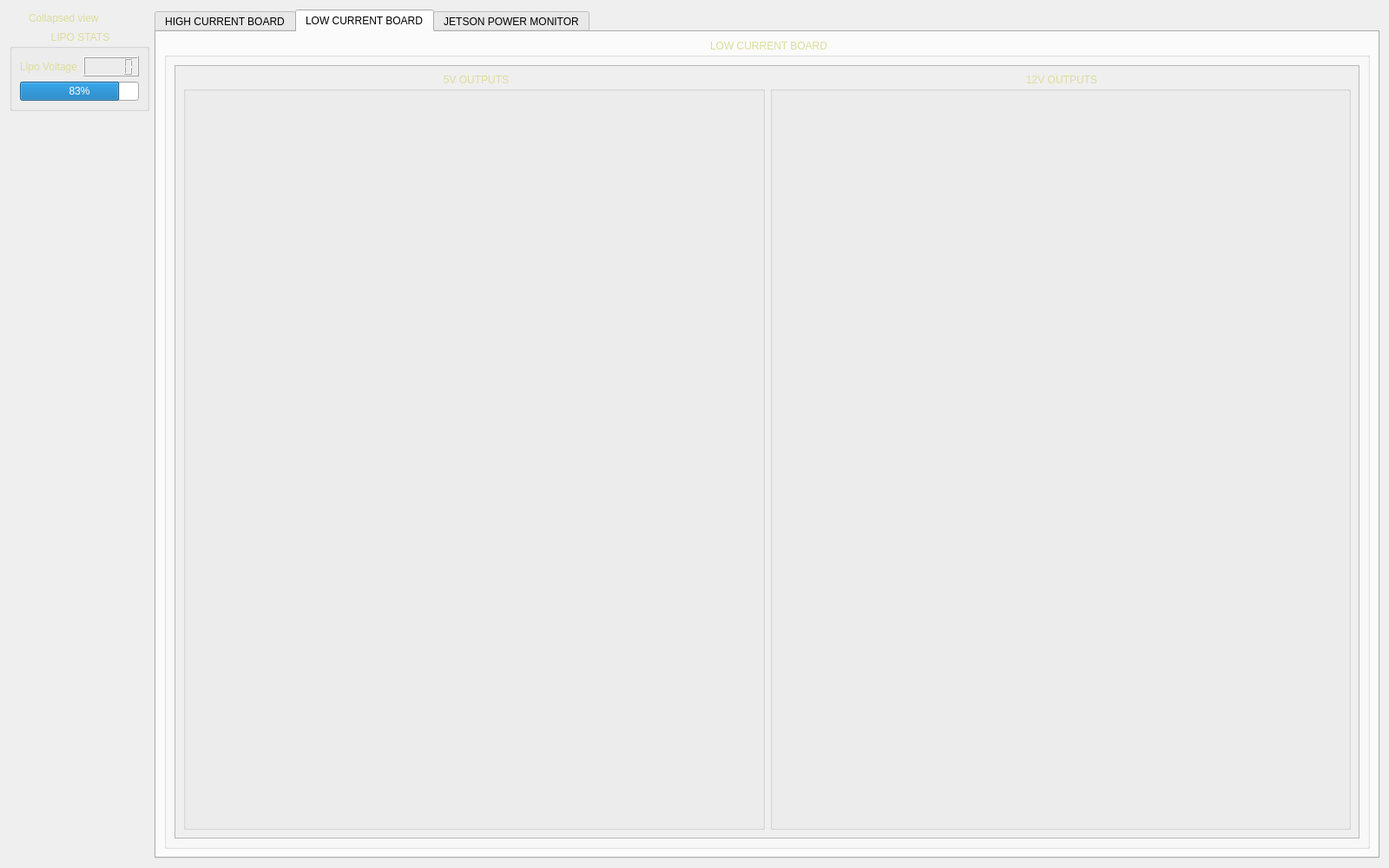
<?xml version="1.0" encoding="UTF-8"?>
<ui version="4.0">
 <class>widget</class>
 <widget class="QWidget" name="widget">
  <property name="enabled">
   <bool>true</bool>
  </property>
  <property name="geometry">
   <rect>
    <x>0</x>
    <y>0</y>
    <width>1600</width>
    <height>1000</height>
   </rect>
  </property>
  <property name="styleSheet">
   <string notr="true">	QWidget{
	background-image: url(:/ta-skin/bg1.gif);
}

QLabel, QCheckBox, QTextEdit, QLineEdit, QGroupBox, QDoubleSpinBox, QSpinBox{
	font: bold 10px, &quot;Segoe UI Black&quot;;
	color: rgb(220, 220, 155);
    background-color: transparent;
}

QProgressBar{
    border-image: url(:/ta-skin/chunk_empty.png) 0 repeat stretch;
    font: 1px, &quot;Segoe UI Black&quot;;
}

QProgressBar::chunk {
    border-image: url(:/ta-skin/chunk_full.png) 0 repeat stretch;
}

QLabel, QCheckBox{
	border-image: url(:/ta-skin/label2.png) 11 22 10 12 repeat stretch ;
	border-width: 10;
}

QCheckBox{
	spacing: 3;
}

QCheckBox::indicator::checked, QCheckBox::indicator::unchecked{
    width: 19px;
    height: 19px;
}

QCheckBox::indicator:unchecked:disabled{
    border-image: url(:/ta-skin/lmp_off.png) 0 stretch
}

QCheckBox::indicator:checked:disabled{
    border-image: url(:/ta-skin/lmp_on.png) 0 stretch
}

QCheckBox::indicator:unchecked:enabled{
    border-image: url(:/ta-skin/lmp_off_locked.png) 0 stretch
}

QCheckBox::indicator:checked:enabled{
    border-image: url(:/ta-skin/lmp_on_locked.png) 0 stretch
}

QPushButton{
	font: bold 10px, &quot;Segoe UI Black&quot;;
	color: rgb(40, 20, 20);
	border-width: 8;
    border-image: url(:/ta-skin/button.gif) 10 12 11 14 repeat repeat 
}

QPushButton:pressed {
	border-image: url(:/ta-skin/button_pressed.gif) 10 12 11 14 repeat repeat
}

QScrollBar:horizontal {
    border-image: url(:/ta-skin/scroll_bg.png) 0 repeat stretch;
    height: 15px;
    margin: 0px 20px 0 20px;
}

QScrollBar::handle:horizontal {
    border-image: url(:/ta-skin/bar.png) 0 stretch;
    min-width: 5px;
    max-width: 5px;
}

QScrollBar::add-line:horizontal {
    border-image: url(:/ta-skin/arrow_off_right.png) 0 stretch;
    width: 20px;
    subcontrol-position: right;
    subcontrol-origin: margin;
}

QScrollBar::sub-line:horizontal:pressed {
    border-image: url(:/ta-skin/arrow_on_left.png) 0 stretch;
}

QScrollBar::add-line:horizontal:pressed {
    border-image: url(:/ta-skin/arrow_on_right.png) 0 stretch;
}

QScrollBar::sub-line:horizontal {
    border-image: url(:/ta-skin/arrow_off_left.png) 0 stretch;
    width: 20px;
    subcontrol-position: left;
    subcontrol-origin: margin;
}

QScrollBar::add-page:horizontal, QScrollBar::sub-page:horizontal {
    background: none;
}

QGroupBox{
    border-image: url(:/ta-skin/label-bg.png) 13 23 12 12 repeat repeat ;
    border-width: 10;
}

QGroupBox::title{
    subcontrol-origin: margin;
    subcontrol-position: top center;
    margin: 0 3
}

QLineEdit, QDoubleSpinBox, QSpinBox{
    padding: 0 3;
	border-color: #444444;
	border-style: inset;
	border-width: 2;
}

QDoubleSpinBox::up-arrow, QSpinBox::up-arrow {
    image: url(:/ta-skin/arrow_off_up.png) 0 stretch;
}

QDoubleSpinBox::down-arrow, QSpinBox::down-arrow {
    image: url(:/ta-skin/arrow_off_down.png) 0 stretch;
}

QDoubleSpinBox::up-arrow:pressed, QSpinBox::up-arrow:pressed {
    image: url(:/ta-skin/arrow_on_up.png) 0 stretch;
}

QDoubleSpinBox::down-arrow:pressed, QSpinBox::down-arrow:pressed {
    image: url(:/ta-skin/arrow_on_down.png) 0 stretch;
}</string>
  </property>
  <layout class="QHBoxLayout" name="centralLayout">
   <item>
    <layout class="QVBoxLayout" name="centralLayout2">
     <item>
      <widget class="QCheckBox" name="PCMR_view_mode_switch">
       <property name="text">
        <string>Collapsed view</string>
       </property>
      </widget>
     </item>
     <item>
      <widget class="QGroupBox" name="battery_level_container">
       <property name="sizePolicy">
        <sizepolicy hsizetype="Maximum" vsizetype="Preferred">
         <horstretch>0</horstretch>
         <verstretch>0</verstretch>
        </sizepolicy>
       </property>
       <property name="title">
        <string>LIPO STATS</string>
       </property>
       <layout class="QVBoxLayout" name="battery_level_layout">
        <item>
         <layout class="QHBoxLayout" name="battery_level_layout2">
          <item>
           <widget class="QLabel" name="lipo_label">
            <property name="text">
             <string>Lipo Voltage</string>
            </property>
           </widget>
          </item>
          <item>
           <widget class="QLCDNumber" name="lipo_group_voltage"/>
          </item>
         </layout>
        </item>
        <item>
         <widget class="QProgressBar" name="lipo_group_voltage_progress_bar">
          <property name="minimumSize">
           <size>
            <width>0</width>
            <height>20</height>
           </size>
          </property>
          <property name="minimum">
           <number>18000</number>
          </property>
          <property name="maximum">
           <number>25200</number>
          </property>
          <property name="value">
           <number>24000</number>
          </property>
         </widget>
        </item>
       </layout>
      </widget>
     </item>
     <item>
      <spacer name="verticalSpacer">
       <property name="orientation">
        <enum>Qt::Vertical</enum>
       </property>
       <property name="sizeHint" stdset="0">
        <size>
         <width>20</width>
         <height>40</height>
        </size>
       </property>
      </spacer>
     </item>
    </layout>
   </item>
   <item>
    <widget class="QTabWidget" name="tabWidget">
     <property name="currentIndex">
      <number>1</number>
     </property>
     <widget class="QWidget" name="HC_board">
      <attribute name="title">
       <string>HIGH CURRENT BOARD</string>
      </attribute>
      <layout class="QVBoxLayout" name="verticalLayout">
       <item>
        <widget class="QGroupBox" name="hc_board_channels">
         <property name="sizePolicy">
          <sizepolicy hsizetype="Expanding" vsizetype="Preferred">
           <horstretch>0</horstretch>
           <verstretch>0</verstretch>
          </sizepolicy>
         </property>
         <property name="title">
          <string>HIGH CURRENT BOARD</string>
         </property>
         <layout class="QVBoxLayout" name="hc_board_channels_layout">
          <item>
           <widget class="QCheckBox" name="board_alive">
            <property name="text">
             <string>HC BOARD ALIVE</string>
            </property>
           </widget>
          </item>
          <item>
           <widget class="QScrollArea" name="hcScrollArea">
            <property name="horizontalScrollBarPolicy">
             <enum>Qt::ScrollBarAlwaysOff</enum>
            </property>
            <property name="widgetResizable">
             <bool>true</bool>
            </property>
            <widget class="QWidget" name="hc_board_channel_container">
             <property name="geometry">
              <rect>
               <x>0</x>
               <y>0</y>
               <width>1316</width>
               <height>850</height>
              </rect>
             </property>
             <layout class="QVBoxLayout" name="hc_board_channel_layout"/>
            </widget>
           </widget>
          </item>
         </layout>
        </widget>
       </item>
      </layout>
     </widget>
     <widget class="QWidget" name="LC_board">
      <attribute name="title">
       <string>LOW CURRENT BOARD</string>
      </attribute>
      <layout class="QVBoxLayout" name="verticalLayout_2">
       <item>
        <widget class="QGroupBox" name="lc_board_container">
         <property name="sizePolicy">
          <sizepolicy hsizetype="Expanding" vsizetype="Preferred">
           <horstretch>0</horstretch>
           <verstretch>0</verstretch>
          </sizepolicy>
         </property>
         <property name="title">
          <string>LOW CURRENT BOARD</string>
         </property>
         <layout class="QHBoxLayout" name="lc_board_layout">
          <item>
           <widget class="QScrollArea" name="lcScrollArea">
            <property name="widgetResizable">
             <bool>true</bool>
            </property>
            <widget class="QWidget" name="scrollAreaWidgetContents">
             <property name="geometry">
              <rect>
               <x>0</x>
               <y>0</y>
               <width>1316</width>
               <height>895</height>
              </rect>
             </property>
             <layout class="QHBoxLayout" name="horizontalLayout">
              <item>
               <widget class="QGroupBox" name="lc_board5v_container">
                <property name="title">
                 <string>5V OUTPUTS</string>
                </property>
                <layout class="QVBoxLayout" name="lc_board5v_layout"/>
               </widget>
              </item>
              <item>
               <widget class="QGroupBox" name="lc_board12v_container">
                <property name="title">
                 <string>12V OUTPUTS</string>
                </property>
                <layout class="QVBoxLayout" name="lc_board12v_layout"/>
               </widget>
              </item>
             </layout>
            </widget>
           </widget>
          </item>
         </layout>
        </widget>
       </item>
      </layout>
     </widget>
     <widget class="QWidget" name="Jetson">
      <attribute name="title">
       <string>JETSON POWER MONITOR</string>
      </attribute>
      <layout class="QVBoxLayout" name="verticalLayout_3">
       <item>
        <widget class="QScrollArea" name="jetsonScrollArea">
         <property name="widgetResizable">
          <bool>true</bool>
         </property>
         <widget class="QWidget" name="jetson_channel_container">
          <property name="geometry">
           <rect>
            <x>0</x>
            <y>0</y>
            <width>1354</width>
            <height>933</height>
           </rect>
          </property>
          <layout class="QVBoxLayout" name="jetson_power_monitor_layout"/>
         </widget>
        </widget>
       </item>
      </layout>
     </widget>
    </widget>
   </item>
  </layout>
 </widget>
 <resources>
  <include location="ta.qrc"/>
 </resources>
 <connections/>
</ui>
